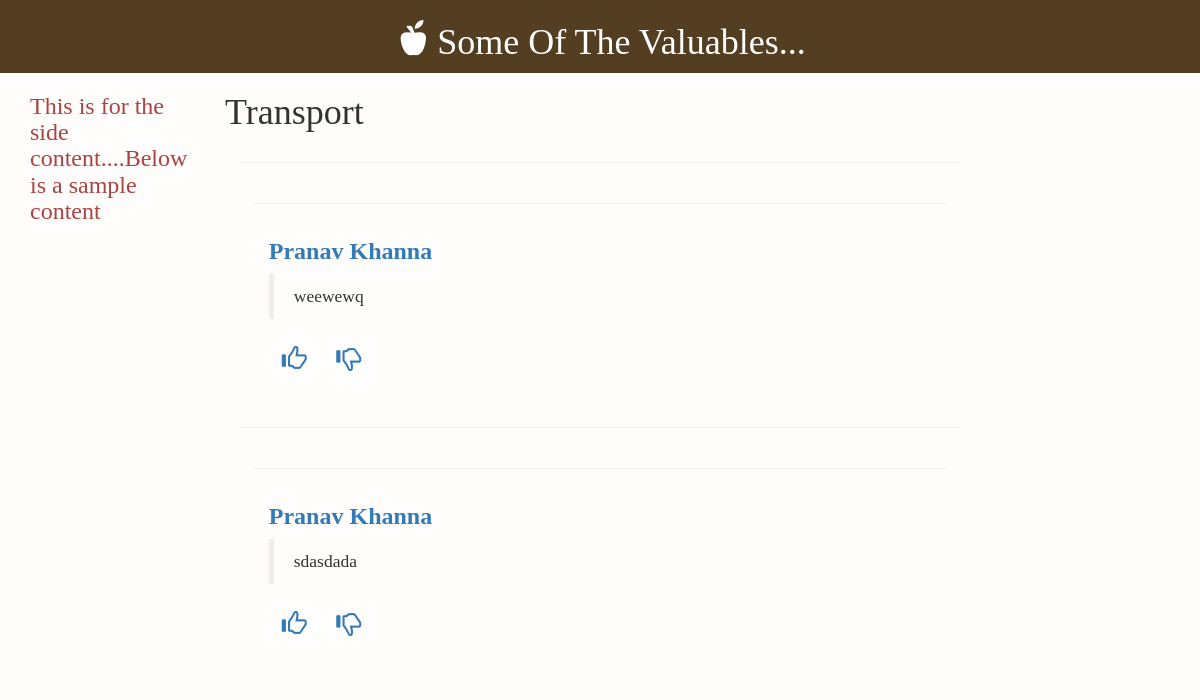
/question_option.php?tag_id=2 (signed in), run on the app's committed database.
### tables this page shows
CREATE TABLE `question` (
  `question_id` int(11) NOT NULL AUTO_INCREMENT,
  `user_id` int(11) NOT NULL,
  `question` text NOT NULL,
  `upvotes` int(11) NOT NULL,
  `downvotes` int(11) NOT NULL,
  `score` double NOT NULL,
  `reg_time` timestamp NOT NULL DEFAULT CURRENT_TIMESTAMP,
  `question_heading` text,
  `tags` varchar(128) NOT NULL,
  PRIMARY KEY (`question_id`)
);

CREATE TABLE `user` (
  `user_id` int(11) NOT NULL AUTO_INCREMENT,
  `first_name` varchar(128) NOT NULL,
  `last_name` varchar(128) NOT NULL,
  `user_name` varchar(128) NOT NULL,
  `password` varchar(16) NOT NULL,
  `email_id` varchar(128) NOT NULL,
  `description` text NOT NULL,
  PRIMARY KEY (`user_id`)
);

### function.php (called while the page is built, shortened)
<?php
function isloggedin()
{
  if(isset($_SESSION['user_id']) && !empty($_SESSION['user_id']))
  {
      return true;
  }
  else
  {
  	return false;
  }
}
function get_user2($user_id)
{
  if(isloggedin())
  {
     include 'connectuser.php';
     $query="SELECT * FROM user WHERE user_id='$user_id'";
       $result=mysqli_query($conn,$query);
       $row=mysqli_fetch_array($result);
       $name=ucfirst($row[1]).' '.ucfirst($row[2]);
       return $name;
  }
   }
?>

### question_option.php (the view, shortened to what this page needs)
<?php
include 'function.php';
include 'connectuser.php';
$tag_id=$_GET['tag_id'];
$tags=array("Mess","Transport","Academics","Sports","Medical","Others");
?>
<html>
	<head>
		<link href="css/bootstrap.min.css" rel="stylesheet">
	    <link rel="stylesheet" href="https://cdnjs.cloudflare.com/ajax/libs/bootstrap-select/1.7.5/css/bootstrap-select.min.css">
	    <link href="question_display.css" rel="stylesheet">
	</head>
	<body>
		<div id="jumbotron">
			<div class="container">
				</span><h1 id="header_heading"><span class="glyphicon glyphicon-apple" id="logo"></span>Some Of The Valuables...</h1></span>
			</div>
		</div>
		<div class="container">
			<div class="row">
				<div class="col-md-2">
					<h3 class="text-danger"> This is for the side content....Below is a sample content </h3>
				</div>
				<div class="col-md-8" bgcolor="#eee">
				    <?php
				    $counter=$tag_id-1;
				       	$query="SELECT * FROM question
                         WHERE tags='$tags[$counter]'
						 ORDER BY score DESC
						 ";
						$result=mysqli_query($conn,$query);
						?>
				    	 <h1><?php echo $tags[$tag_id-1];?></h1>
				    	 <?php
				    	while($row=mysqli_fetch_array($result))
					{
						?>
						<div class="container-fluid"><hr id="hr_top">
					   		<div class="container-fluid"><hr id="hr_top">
					   			<div id="card">
								   	<h3 id="question_heading"><strong><?php
							       	$name=get_user2($row[1]);
								   	echo "<a href='#	'>$name</a>";
								   	?></strong></h3>
									<p>
						   			<blockquote><?php echo $row[2];?></blockquote>
									</p>
							       	<form 	method="post" >
										<div class="form-group">
								       		<button type="submit" class="btn btn-link" name="like-<?php echo $row[0];?>"><span class="glyphicon glyphicon-thumbs-up" id="logo1"></span></button>
								       		<button type="submit" class="btn btn-link" name="dislike-<?php echo $row[0];?>"><span class="glyphicon glyphicon-thumbs-down" id="logo1"></span></button>
							   			</div>
							       	</form>
    							</div>
					   		</div>
                         </div>
					<?php
					}
						?>
				</div>
			</div>
		</div>
	</body>
</html>

### question_display.css (style rules this page uses)
* { font-family: q_serif; }
body { background-color: #fffcfc; }
#question_heading { margin-top: 0; }
#logo { font-size: 35px; color: #fff; display: inline-block; margin-right: 8px; }
#jumbotron { text-align: center; background-color: #543e21; }
#header_heading { color: #fff; }
#card { padding: 2%; }
#hr_top { background-color: #e6eaef; }
#logo1 { font-size: 25px; }

### data on the page
question: user.last_name "Pranav Khanna", question "weewewq"
question: user.last_name "Pranav Khanna", question "sdasdada"

### other printed values
$tags[$tag_id-1] "Transport"
